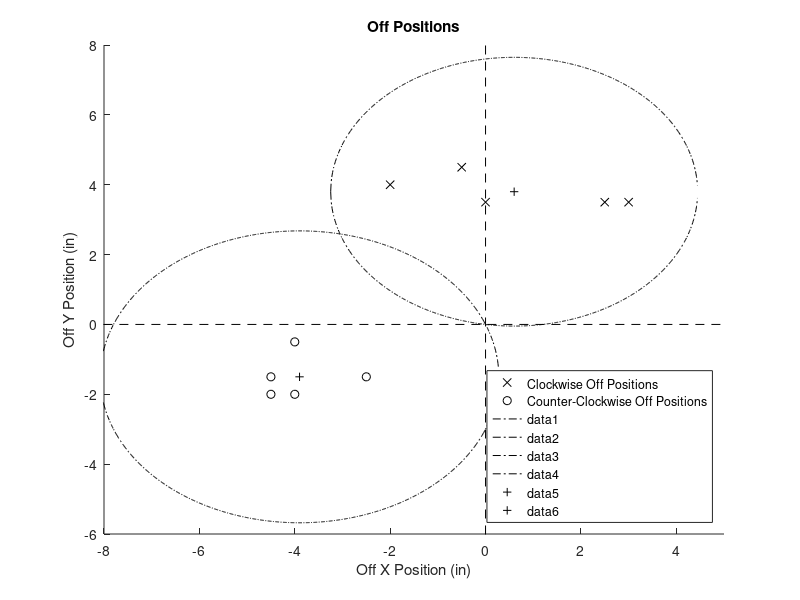

MATLAB code to generate this figure:
%lab1.m
% Purpose - This is an implimentaion of the UMBark Method for our robot. This plots the results
% and associated data as well
% 
% Alexandre van der Ven de Freitas
% Peter Richard Olejnik
% December 4, 2014

clc
clear all
close all

%% Variables:
D = 30; %in inches
B = 8.5; %in inches
CWxoff = [2.5, -0.5, -2, 3, 0];
CWyoff = [3.5, 4.5, 4, 3.5, 3.5];
CCWxoff = [-2.5, -4.5, -4, -4.5, -4];
CCWyoff = [-1.5, -1.5, -0.5, -2, -2];

%% Calculations:
CWx = mean(CWxoff);
CWy = mean(CWyoff);
CCWx = mean(CCWxoff);
CCWy = mean(CCWyoff);
rCW = sqrt(CWx^2 + CWy^2);
rCCW = sqrt(CCWx^2 + CCWy^2);
EMaxSys = max([rCW,rCCW]);

alpha = mean([(CWx+CCWx)/(-4*D),(CWy-CCWy)/(-4*D)]);
beta = mean([(CWx-CCWx)/(-4*D),(CWy+CCWy)/(-4*D)]);

Ed = (D+B*sin(beta/2))/(D-B*sin(beta/2));
cb = pi/(pi-alpha)
cl = 2/(Ed+1)
cr = Ed*cl

%% Plots:

figure
hold on

% Code to plot the points
plot(CWxoff,CWyoff,'xk',CCWxoff,CCWyoff,'ok',[-10,10],[0,0],'--k',[-0,0],[-10,10],'--k')
legend('Clockwise Off Positions','Counter-Clockwise Off Positions','location','SouthEast')
xlabel('Off X Position (in)')
ylabel('Off Y Position (in)')
title('Off Positions')
axis([-8,5,-6,8])

% Code to plot the radii and the centers of gravity
xcw = (CWx-rCW):0.01:(CWx+rCW);
ycw = sqrt(rCW^2 - (xcw-CWx).^2);
plot(xcw,CWy+ycw,'-.k',xcw,CWy-ycw,'-.k')
xccw = (CCWx-rCCW):0.01:(CCWx+rCCW);
yccw = sqrt(rCCW^2 - (xccw-CCWx).^2);
plot(xccw,CCWy+yccw,'-.k',xccw,CCWy-yccw,'-.k')

plot(CWx,CWy,'+k',CCWx,CCWy,'+k')
